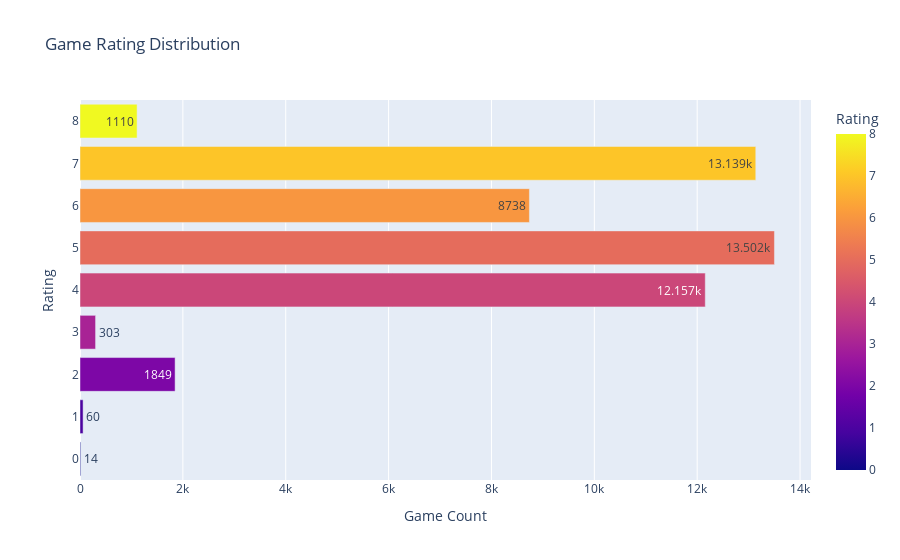

Source (notebook cell):
### Markdown cell above
### 게임 등급 분포

### Code cell
rating_count = games_df['rating'].value_counts()
rating_count_df= pd.DataFrame(rating_count).reset_index()
rating_count_df.columns = ['Rating', 'Game Count']

fig= px.bar(rating_count_df, x='Game Count', y='Rating', color='Rating', text_auto= True, title= 'Game Rating Distribution', orientation='h')

fig.show()

### Figure 1 — Plotly figure (JSON) as saved in the notebook; plotly's stock layout.template omitted (floating-point values rounded to 4 significant figures)
{"data": [{"alignmentgroup": "True", "hovertemplate": "Game Count=%{x}<br>Rating=%{marker.color}<extra></extra>", "legendgroup": "", "marker": {"color": [5, 7, 4, 6, 2, 8, 3, 1, 0], "coloraxis": "coloraxis", "pattern": {"shape": ""}}, "name": "", "offsetgroup": "", "orientation": "h", "showlegend": false, "textposition": "auto", "texttemplate": "%{x}", "type": "bar", "x": [13502, 13139, 12157, 8738, 1849, 1110, 303, 60, 14], "xaxis": "x", "y": [5, 7, 4, 6, 2, 8, 3, 1, 0], "yaxis": "y"}], "layout": {"barmode": "relative", "coloraxis": {"colorbar": {"title": {"text": "Rating"}}, "colorscale": [[0, "#0d0887"], [0.1111, "#46039f"], [0.2222, "#7201a8"], [0.3333, "#9c179e"], [0.4444, "#bd3786"], [0.5556, "#d8576b"], [0.6667, "#ed7953"], [0.7778, "#fb9f3a"], [0.8889, "#fdca26"], [1, "#f0f921"]]}, "legend": {"tracegroupgap": 0}, "title": {"text": "Game Rating Distribution"}, "xaxis": {"anchor": "y", "domain": [0, 1], "title": {"text": "Game Count"}}, "yaxis": {"anchor": "x", "domain": [0, 1], "title": {"text": "Rating"}}}}
